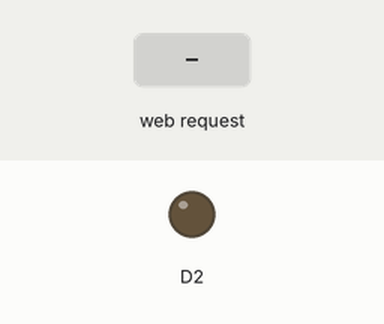
Simulated run of this sketch. Board: ESP8266 (NodeMCU). On the bench: output pins drawn as LEDs (lit = HIGH). The inputs (shaded band) are chosen by the test bench. WiFi joins after 1.5 s; servers stay silent unless stated; what the sketch prints to the serial monitor is not drawn.

Above: at 2.7 s.
2.8 s: HTTP request GET /led received
At 3.8 s:
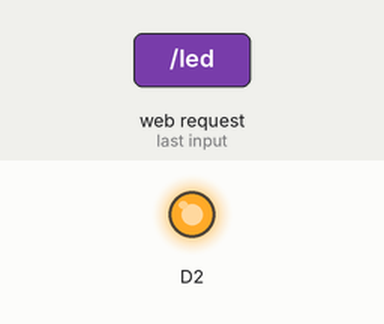
Timing chart, 0 to 5.8 s (numbered marks = the images above; inputs shaded):
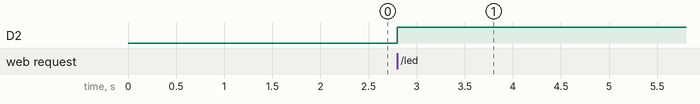

Measured:
- after the input at 2.8 s, D2: LOW → HIGH at once

The sketch:

control_html_v2.ino
```cpp
//===================
//ESP8266 Web Server
//===================
#include <ESP8266WiFi.h>
#include <WiFiClient.h>
#include <ESP8266WebServer.h>
ESP8266WebServer server(80);
#include "functions.h"
//---------------------------------
const char* ssid     = "Fernandez";
const char* password = "sparkie5919";
//======================================================================
void setup()
{
  Serial.begin(115200);
  pinMode(D1, INPUT); pinMode(D2, OUTPUT); digitalWrite(D2, LOW);

  WiFi.begin(ssid, password);
  Serial.print("\n\r \n\rWorking to connect");
  while (WiFi.status() != WL_CONNECTED) {delay(500); Serial.print(".");}
  Serial.println("");
  Serial.println("ESP8266 Webpage");
  Serial.println("Connected to WiFi");
  Serial.print("IP address: ");
  Serial.println(WiFi.localIP());

  server.on("/", handleRoot);
  server.on("/pot", pot);
  server.on("/button", button);
  server.on("/led", led);

  server.begin();
  Serial.println("HTTP server started");
}
//======================================================================
void loop()
{server.handleClient();}
```

functions.h
```cpp
//-----------------------------------
//functions executing client requests
//-----------------------------------
void handleRoot()
{
  server.send(200, "text/html", "<h1>ESP8266 Controller<br>Potentiometer: /pot<br>Button: /button<br>LED: /led</h1>");
}
//------------------------------------------------------------------------
void pot()
{
  String pot_val = String("Pot Value: ") + String(analogRead(0)) + "\n";
  pot_val = "<html><head><meta http-equiv=\"refresh\" content=\"2\"> <body bgcolor=\"#ffff00\">"
         + pot_val + "</body></html>";
  server.send(200, "text/html", pot_val);
}
//------------------------------------------------------------------------
void button()
{
  String button_val;
  if(digitalRead(D1)==LOW)
  {
    button_val = String("Button: ") + String("OFF") + "\n";
  }
  if(digitalRead(D1)==HIGH)
  {
    button_val = String("Button: ") + String("ON") + "\n";
  }
  button_val = "<html><head><meta http-equiv=\"refresh\" content=\"2\"> <body bgcolor=\"#add8e6\">"
                + button_val + "</body></html>";
  server.send(200, "text/html", button_val);
}
//------------------------------------------------------------------------
void led()
{
  digitalWrite(D2, digitalRead(D2)^1);
  server.send(200, "text/html", "<p><a href=/led>Toggle LED</a></p>");
}

// NOTE: Modification to led() function (see below) to replace the link with clickable button and make the background color orange.

// server.send(200, "text/html", "<p><a href=/led><button>Toggle LED</button></a></p><body bgcolor=\"#ffa500\">");
```
